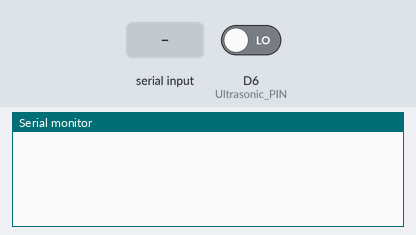
The sketch below on a simulated ESP8266 (NodeMCU). On the bench: the last lines printed to the serial monitor. The test bench sets the inputs (shaded band); at power-on: D6 (Ultrasonic_PIN) LOW. WiFi joins after 1.5 s; servers stay silent unless stated.

Above: at 3.0 s.
3.1 s: D6 (Ultrasonic_PIN) driven HIGH
At 4.1 s:
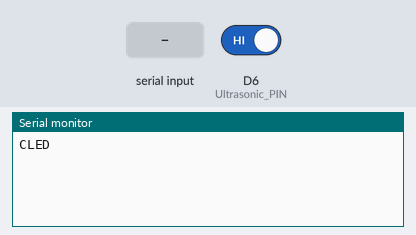
4.6 s: "90,45\n" received over the second serial link
At 5.3 s:
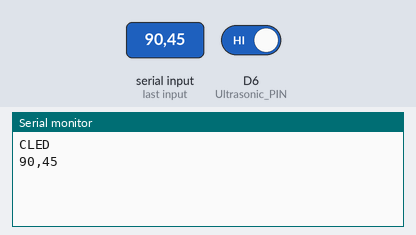
6.1 s: "5\n" received over the second serial link
At 6.4 s:
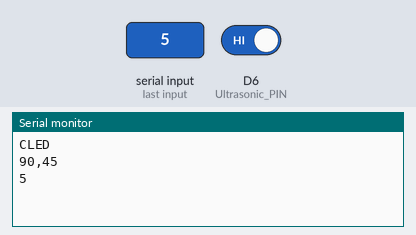

Measured:
- after the input at 3.1 s, the serial monitor: prints a new line at once (image 1)
- after the input at 4.6 s, the serial monitor: prints a new line at once (image 2)
- after the input at 6.1 s, the serial monitor: prints a new line at once (image 3)

The sketch:

nodemcu.ino
```cpp
/* Fill-in information from Blynk Device Info here */
#define BLYNK_TEMPLATE_ID   "TMPL6combUjXV"
#define BLYNK_TEMPLATE_NAME "BinProj"
#define BLYNK_AUTH_TOKEN    "D9pniHRkJ79Mx6svLQm1LgCBR7YLRgrq"

#include <ESP8266WiFi.h>
#include <BlynkSimpleEsp8266.h>
#include <SoftwareSerial.h>

/*Change wifi's name and password*/
char ssid[] = "Sat";
char pass[] = "12345678";

/*for ultrasonic sensor*/
#define Ultrasonic_PIN D6
#define BLYNK_LED_PIN V1
bool LED = LOW;

void readUltrasonic(){

  if (digitalRead(Ultrasonic_PIN) != LED) Serial.println("CLED");
  LED = digitalRead(Ultrasonic_PIN);
  Blynk.virtualWrite(BLYNK_LED_PIN, LED);

}

/* for load cell*/
#define BLYNK_WEIGHT_PIN V0
SoftwareSerial WeightSerial(D7, D8);  //Rx,TX
String weight = "";

void readLoadCell(){
  weight = "";
  while (WeightSerial.available() > 0)
  {
    weight += (char)WeightSerial.read();
  }
  Serial.print(weight);
  if (weight != "") Blynk.virtualWrite(BLYNK_WEIGHT_PIN, max(0,(int)weight.toInt()-20));
}

/*set up*/
void setup(){
  Serial.begin(9600);                           //for serial monotir
  Blynk.begin(BLYNK_AUTH_TOKEN, ssid, pass);    //for connect Blynk
  WeightSerial.begin(115200);                   //for serial from loadcell
  pinMode(Ultrasonic_PIN, INPUT);               //for digital input from ultrasonic
}

/*loop*/
void loop(){

  Blynk.run();        //connect blynk
  readUltrasonic();   //recieve ultrasonic
  readLoadCell();     //recieve loadcell

}
```
